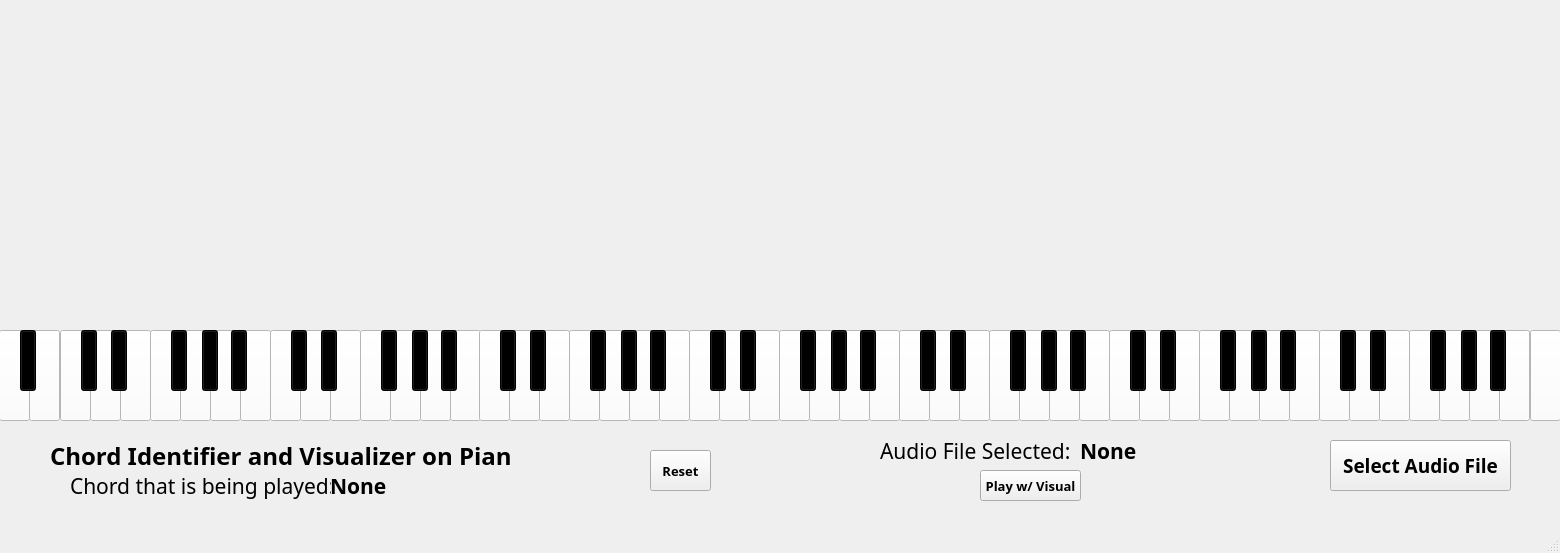
<?xml version="1.0" encoding="UTF-8"?>
<ui version="4.0">
 <class>MainWindow</class>
 <widget class="QMainWindow" name="MainWindow">
  <property name="geometry">
   <rect>
    <x>0</x>
    <y>0</y>
    <width>1560</width>
    <height>553</height>
   </rect>
  </property>
  <property name="windowTitle">
   <string>AIST2010</string>
  </property>
  <widget class="QWidget" name="centralwidget">
   <widget class="QLabel" name="label">
    <property name="geometry">
     <rect>
      <x>330</x>
      <y>470</y>
      <width>101</width>
      <height>31</height>
     </rect>
    </property>
    <property name="font">
     <font>
      <family>San Francisco Text</family>
      <pointsize>16</pointsize>
      <weight>75</weight>
      <bold>true</bold>
     </font>
    </property>
    <property name="text">
     <string>None</string>
    </property>
   </widget>
   <widget class="QPushButton" name="MIDI36">
    <property name="geometry">
     <rect>
      <x>60</x>
      <y>330</y>
      <width>31</width>
      <height>91</height>
     </rect>
    </property>
    <property name="styleSheet">
     <string notr="true">QPushButton {background-color: white} QPushButton::pressed {background-color: red}</string>
    </property>
    <property name="text">
     <string/>
    </property>
   </widget>
   <widget class="QPushButton" name="MIDI38">
    <property name="geometry">
     <rect>
      <x>90</x>
      <y>330</y>
      <width>31</width>
      <height>91</height>
     </rect>
    </property>
    <property name="styleSheet">
     <string notr="true">QPushButton {background-color: white} QPushButton::pressed {background-color: red}</string>
    </property>
    <property name="text">
     <string/>
    </property>
   </widget>
   <widget class="QPushButton" name="MIDI40">
    <property name="geometry">
     <rect>
      <x>120</x>
      <y>330</y>
      <width>31</width>
      <height>91</height>
     </rect>
    </property>
    <property name="styleSheet">
     <string notr="true">QPushButton {background-color: white} QPushButton::pressed {background-color: red}</string>
    </property>
    <property name="text">
     <string/>
    </property>
   </widget>
   <widget class="QPushButton" name="MIDI43">
    <property name="geometry">
     <rect>
      <x>180</x>
      <y>330</y>
      <width>31</width>
      <height>91</height>
     </rect>
    </property>
    <property name="styleSheet">
     <string notr="true">QPushButton {background-color: white} QPushButton::pressed {background-color: red}</string>
    </property>
    <property name="text">
     <string/>
    </property>
   </widget>
   <widget class="QPushButton" name="MIDI45">
    <property name="geometry">
     <rect>
      <x>210</x>
      <y>330</y>
      <width>31</width>
      <height>91</height>
     </rect>
    </property>
    <property name="styleSheet">
     <string notr="true">QPushButton {background-color: white} QPushButton::pressed {background-color: red}</string>
    </property>
    <property name="text">
     <string/>
    </property>
   </widget>
   <widget class="QPushButton" name="MIDI47">
    <property name="geometry">
     <rect>
      <x>240</x>
      <y>330</y>
      <width>31</width>
      <height>91</height>
     </rect>
    </property>
    <property name="styleSheet">
     <string notr="true">QPushButton {background-color: white} QPushButton::pressed {background-color: red}</string>
    </property>
    <property name="text">
     <string/>
    </property>
   </widget>
   <widget class="QPushButton" name="MIDI41">
    <property name="geometry">
     <rect>
      <x>150</x>
      <y>330</y>
      <width>31</width>
      <height>91</height>
     </rect>
    </property>
    <property name="styleSheet">
     <string notr="true">QPushButton {background-color: white} QPushButton::pressed {background-color: red}</string>
    </property>
    <property name="text">
     <string/>
    </property>
   </widget>
   <widget class="QPushButton" name="MIDI37">
    <property name="geometry">
     <rect>
      <x>81</x>
      <y>330</y>
      <width>16</width>
      <height>61</height>
     </rect>
    </property>
    <property name="styleSheet">
     <string notr="true">QPushButton {background-color: black}</string>
    </property>
    <property name="text">
     <string/>
    </property>
   </widget>
   <widget class="QPushButton" name="MIDI39">
    <property name="geometry">
     <rect>
      <x>111</x>
      <y>330</y>
      <width>16</width>
      <height>61</height>
     </rect>
    </property>
    <property name="styleSheet">
     <string notr="true">QPushButton {background-color: black}</string>
    </property>
    <property name="text">
     <string/>
    </property>
   </widget>
   <widget class="QPushButton" name="MIDI42">
    <property name="geometry">
     <rect>
      <x>171</x>
      <y>330</y>
      <width>16</width>
      <height>61</height>
     </rect>
    </property>
    <property name="styleSheet">
     <string notr="true">QPushButton {background-color: black}</string>
    </property>
    <property name="text">
     <string/>
    </property>
   </widget>
   <widget class="QPushButton" name="MIDI44">
    <property name="geometry">
     <rect>
      <x>202</x>
      <y>330</y>
      <width>16</width>
      <height>61</height>
     </rect>
    </property>
    <property name="styleSheet">
     <string notr="true">QPushButton {background-color: black}</string>
    </property>
    <property name="text">
     <string/>
    </property>
   </widget>
   <widget class="QPushButton" name="MIDI46">
    <property name="geometry">
     <rect>
      <x>231</x>
      <y>330</y>
      <width>16</width>
      <height>61</height>
     </rect>
    </property>
    <property name="styleSheet">
     <string notr="true">QPushButton {background-color: black}</string>
    </property>
    <property name="text">
     <string/>
    </property>
   </widget>
   <widget class="QPushButton" name="MIDI57">
    <property name="geometry">
     <rect>
      <x>420</x>
      <y>330</y>
      <width>31</width>
      <height>91</height>
     </rect>
    </property>
    <property name="styleSheet">
     <string notr="true">QPushButton {background-color: white} QPushButton::pressed {background-color: red}</string>
    </property>
    <property name="text">
     <string/>
    </property>
   </widget>
   <widget class="QPushButton" name="MIDI51">
    <property name="geometry">
     <rect>
      <x>321</x>
      <y>330</y>
      <width>16</width>
      <height>61</height>
     </rect>
    </property>
    <property name="styleSheet">
     <string notr="true">QPushButton {background-color: black}</string>
    </property>
    <property name="text">
     <string/>
    </property>
   </widget>
   <widget class="QPushButton" name="MIDI50">
    <property name="geometry">
     <rect>
      <x>300</x>
      <y>330</y>
      <width>31</width>
      <height>91</height>
     </rect>
    </property>
    <property name="styleSheet">
     <string notr="true">QPushButton {background-color: white} QPushButton::pressed {background-color: red}</string>
    </property>
    <property name="text">
     <string/>
    </property>
   </widget>
   <widget class="QPushButton" name="MIDI58">
    <property name="geometry">
     <rect>
      <x>441</x>
      <y>330</y>
      <width>16</width>
      <height>61</height>
     </rect>
    </property>
    <property name="styleSheet">
     <string notr="true">QPushButton {background-color: black}</string>
    </property>
    <property name="text">
     <string/>
    </property>
   </widget>
   <widget class="QPushButton" name="MIDI53">
    <property name="geometry">
     <rect>
      <x>360</x>
      <y>330</y>
      <width>31</width>
      <height>91</height>
     </rect>
    </property>
    <property name="styleSheet">
     <string notr="true">QPushButton {background-color: white} QPushButton::pressed {background-color: red}</string>
    </property>
    <property name="text">
     <string/>
    </property>
   </widget>
   <widget class="QPushButton" name="MIDI54">
    <property name="geometry">
     <rect>
      <x>381</x>
      <y>330</y>
      <width>16</width>
      <height>61</height>
     </rect>
    </property>
    <property name="styleSheet">
     <string notr="true">QPushButton {background-color: black}</string>
    </property>
    <property name="text">
     <string/>
    </property>
   </widget>
   <widget class="QPushButton" name="MIDI56">
    <property name="geometry">
     <rect>
      <x>412</x>
      <y>330</y>
      <width>16</width>
      <height>61</height>
     </rect>
    </property>
    <property name="styleSheet">
     <string notr="true">QPushButton {background-color: black}</string>
    </property>
    <property name="text">
     <string/>
    </property>
   </widget>
   <widget class="QPushButton" name="MIDI59">
    <property name="geometry">
     <rect>
      <x>450</x>
      <y>330</y>
      <width>31</width>
      <height>91</height>
     </rect>
    </property>
    <property name="styleSheet">
     <string notr="true">QPushButton {background-color: white} QPushButton::pressed {background-color: red}</string>
    </property>
    <property name="text">
     <string/>
    </property>
   </widget>
   <widget class="QPushButton" name="MIDI55">
    <property name="geometry">
     <rect>
      <x>390</x>
      <y>330</y>
      <width>31</width>
      <height>91</height>
     </rect>
    </property>
    <property name="styleSheet">
     <string notr="true">QPushButton {background-color: white} QPushButton::pressed {background-color: red}</string>
    </property>
    <property name="text">
     <string/>
    </property>
   </widget>
   <widget class="QPushButton" name="MIDI49">
    <property name="geometry">
     <rect>
      <x>291</x>
      <y>330</y>
      <width>16</width>
      <height>61</height>
     </rect>
    </property>
    <property name="styleSheet">
     <string notr="true">QPushButton {background-color: black}</string>
    </property>
    <property name="text">
     <string/>
    </property>
   </widget>
   <widget class="QPushButton" name="MIDI48">
    <property name="geometry">
     <rect>
      <x>270</x>
      <y>330</y>
      <width>31</width>
      <height>91</height>
     </rect>
    </property>
    <property name="styleSheet">
     <string notr="true">QPushButton {background-color: white} QPushButton::pressed {background-color: red}</string>
    </property>
    <property name="text">
     <string/>
    </property>
   </widget>
   <widget class="QPushButton" name="MIDI52">
    <property name="geometry">
     <rect>
      <x>330</x>
      <y>330</y>
      <width>31</width>
      <height>91</height>
     </rect>
    </property>
    <property name="styleSheet">
     <string notr="true">QPushButton {background-color: white} QPushButton::pressed {background-color: red}</string>
    </property>
    <property name="text">
     <string/>
    </property>
   </widget>
   <widget class="QPushButton" name="MIDI71">
    <property name="geometry">
     <rect>
      <x>659</x>
      <y>330</y>
      <width>31</width>
      <height>91</height>
     </rect>
    </property>
    <property name="styleSheet">
     <string notr="true">QPushButton {background-color: white} QPushButton::pressed {background-color: red}</string>
    </property>
    <property name="text">
     <string/>
    </property>
   </widget>
   <widget class="QPushButton" name="MIDI69">
    <property name="geometry">
     <rect>
      <x>629</x>
      <y>330</y>
      <width>31</width>
      <height>91</height>
     </rect>
    </property>
    <property name="styleSheet">
     <string notr="true">QPushButton {background-color: white} QPushButton::pressed {background-color: red}</string>
    </property>
    <property name="text">
     <string/>
    </property>
   </widget>
   <widget class="QPushButton" name="MIDI63">
    <property name="geometry">
     <rect>
      <x>530</x>
      <y>330</y>
      <width>16</width>
      <height>61</height>
     </rect>
    </property>
    <property name="styleSheet">
     <string notr="true">QPushButton {background-color: black}</string>
    </property>
    <property name="text">
     <string/>
    </property>
   </widget>
   <widget class="QPushButton" name="MIDI62">
    <property name="geometry">
     <rect>
      <x>509</x>
      <y>330</y>
      <width>31</width>
      <height>91</height>
     </rect>
    </property>
    <property name="styleSheet">
     <string notr="true">QPushButton {background-color: white} QPushButton::pressed {background-color: red}</string>
    </property>
    <property name="text">
     <string/>
    </property>
   </widget>
   <widget class="QPushButton" name="MIDI66">
    <property name="geometry">
     <rect>
      <x>590</x>
      <y>330</y>
      <width>16</width>
      <height>61</height>
     </rect>
    </property>
    <property name="styleSheet">
     <string notr="true">QPushButton {background-color: black}</string>
    </property>
    <property name="text">
     <string/>
    </property>
   </widget>
   <widget class="QPushButton" name="MIDI67">
    <property name="geometry">
     <rect>
      <x>599</x>
      <y>330</y>
      <width>31</width>
      <height>91</height>
     </rect>
    </property>
    <property name="styleSheet">
     <string notr="true">QPushButton {background-color: white} QPushButton::pressed {background-color: red}</string>
    </property>
    <property name="text">
     <string/>
    </property>
   </widget>
   <widget class="QPushButton" name="MIDI65">
    <property name="geometry">
     <rect>
      <x>569</x>
      <y>330</y>
      <width>31</width>
      <height>91</height>
     </rect>
    </property>
    <property name="styleSheet">
     <string notr="true">QPushButton {background-color: white} QPushButton::pressed {background-color: red}</string>
    </property>
    <property name="text">
     <string/>
    </property>
   </widget>
   <widget class="QPushButton" name="MIDI60">
    <property name="geometry">
     <rect>
      <x>479</x>
      <y>330</y>
      <width>31</width>
      <height>91</height>
     </rect>
    </property>
    <property name="styleSheet">
     <string notr="true">QPushButton {background-color: white} QPushButton::pressed {background-color: red}</string>
    </property>
    <property name="text">
     <string/>
    </property>
   </widget>
   <widget class="QPushButton" name="MIDI64">
    <property name="geometry">
     <rect>
      <x>539</x>
      <y>330</y>
      <width>31</width>
      <height>91</height>
     </rect>
    </property>
    <property name="styleSheet">
     <string notr="true">QPushButton {background-color: white} QPushButton::pressed {background-color: red}</string>
    </property>
    <property name="text">
     <string/>
    </property>
   </widget>
   <widget class="QPushButton" name="MIDI68">
    <property name="geometry">
     <rect>
      <x>621</x>
      <y>330</y>
      <width>16</width>
      <height>61</height>
     </rect>
    </property>
    <property name="styleSheet">
     <string notr="true">QPushButton {background-color: black}</string>
    </property>
    <property name="text">
     <string/>
    </property>
   </widget>
   <widget class="QPushButton" name="MIDI70">
    <property name="geometry">
     <rect>
      <x>650</x>
      <y>330</y>
      <width>16</width>
      <height>61</height>
     </rect>
    </property>
    <property name="styleSheet">
     <string notr="true">QPushButton {background-color: black}</string>
    </property>
    <property name="text">
     <string/>
    </property>
   </widget>
   <widget class="QPushButton" name="MIDI61">
    <property name="geometry">
     <rect>
      <x>500</x>
      <y>330</y>
      <width>16</width>
      <height>61</height>
     </rect>
    </property>
    <property name="styleSheet">
     <string notr="true">QPushButton {background-color: black}</string>
    </property>
    <property name="text">
     <string/>
    </property>
   </widget>
   <widget class="QPushButton" name="MIDI83">
    <property name="geometry">
     <rect>
      <x>869</x>
      <y>330</y>
      <width>31</width>
      <height>91</height>
     </rect>
    </property>
    <property name="styleSheet">
     <string notr="true">QPushButton {background-color: white} QPushButton::pressed {background-color: red}</string>
    </property>
    <property name="text">
     <string/>
    </property>
   </widget>
   <widget class="QPushButton" name="MIDI81">
    <property name="geometry">
     <rect>
      <x>839</x>
      <y>330</y>
      <width>31</width>
      <height>91</height>
     </rect>
    </property>
    <property name="styleSheet">
     <string notr="true">QPushButton {background-color: white} QPushButton::pressed {background-color: red}</string>
    </property>
    <property name="text">
     <string/>
    </property>
   </widget>
   <widget class="QPushButton" name="MIDI75">
    <property name="geometry">
     <rect>
      <x>740</x>
      <y>330</y>
      <width>16</width>
      <height>61</height>
     </rect>
    </property>
    <property name="styleSheet">
     <string notr="true">QPushButton {background-color: black}</string>
    </property>
    <property name="text">
     <string/>
    </property>
   </widget>
   <widget class="QPushButton" name="MIDI74">
    <property name="geometry">
     <rect>
      <x>719</x>
      <y>330</y>
      <width>31</width>
      <height>91</height>
     </rect>
    </property>
    <property name="styleSheet">
     <string notr="true">QPushButton {background-color: white} QPushButton::pressed {background-color: red}</string>
    </property>
    <property name="text">
     <string/>
    </property>
   </widget>
   <widget class="QPushButton" name="MIDI78">
    <property name="geometry">
     <rect>
      <x>800</x>
      <y>330</y>
      <width>16</width>
      <height>61</height>
     </rect>
    </property>
    <property name="styleSheet">
     <string notr="true">QPushButton {background-color: black}</string>
    </property>
    <property name="text">
     <string/>
    </property>
   </widget>
   <widget class="QPushButton" name="MIDI79">
    <property name="geometry">
     <rect>
      <x>809</x>
      <y>330</y>
      <width>31</width>
      <height>91</height>
     </rect>
    </property>
    <property name="styleSheet">
     <string notr="true">QPushButton {background-color: white} QPushButton::pressed {background-color: red}</string>
    </property>
    <property name="text">
     <string/>
    </property>
   </widget>
   <widget class="QPushButton" name="MIDI77">
    <property name="geometry">
     <rect>
      <x>779</x>
      <y>330</y>
      <width>31</width>
      <height>91</height>
     </rect>
    </property>
    <property name="styleSheet">
     <string notr="true">QPushButton {background-color: white} QPushButton::pressed {background-color: red}</string>
    </property>
    <property name="text">
     <string/>
    </property>
   </widget>
   <widget class="QPushButton" name="MIDI72">
    <property name="geometry">
     <rect>
      <x>689</x>
      <y>330</y>
      <width>31</width>
      <height>91</height>
     </rect>
    </property>
    <property name="styleSheet">
     <string notr="true">QPushButton {background-color: white} QPushButton::pressed {background-color: red}</string>
    </property>
    <property name="text">
     <string/>
    </property>
   </widget>
   <widget class="QPushButton" name="MIDI76">
    <property name="geometry">
     <rect>
      <x>749</x>
      <y>330</y>
      <width>31</width>
      <height>91</height>
     </rect>
    </property>
    <property name="styleSheet">
     <string notr="true">QPushButton {background-color: white} QPushButton::pressed {background-color: red}</string>
    </property>
    <property name="text">
     <string/>
    </property>
   </widget>
   <widget class="QPushButton" name="MIDI80">
    <property name="geometry">
     <rect>
      <x>831</x>
      <y>330</y>
      <width>16</width>
      <height>61</height>
     </rect>
    </property>
    <property name="styleSheet">
     <string notr="true">QPushButton {background-color: black}</string>
    </property>
    <property name="text">
     <string/>
    </property>
   </widget>
   <widget class="QPushButton" name="MIDI82">
    <property name="geometry">
     <rect>
      <x>860</x>
      <y>330</y>
      <width>16</width>
      <height>61</height>
     </rect>
    </property>
    <property name="styleSheet">
     <string notr="true">QPushButton {background-color: black}</string>
    </property>
    <property name="text">
     <string/>
    </property>
   </widget>
   <widget class="QPushButton" name="MIDI73">
    <property name="geometry">
     <rect>
      <x>710</x>
      <y>330</y>
      <width>16</width>
      <height>61</height>
     </rect>
    </property>
    <property name="styleSheet">
     <string notr="true">QPushButton {background-color: black}</string>
    </property>
    <property name="text">
     <string/>
    </property>
   </widget>
   <widget class="QPushButton" name="MIDI95">
    <property name="geometry">
     <rect>
      <x>1079</x>
      <y>330</y>
      <width>31</width>
      <height>91</height>
     </rect>
    </property>
    <property name="styleSheet">
     <string notr="true">QPushButton {background-color: white} QPushButton::pressed {background-color: red}</string>
    </property>
    <property name="text">
     <string/>
    </property>
   </widget>
   <widget class="QPushButton" name="MIDI93">
    <property name="geometry">
     <rect>
      <x>1049</x>
      <y>330</y>
      <width>31</width>
      <height>91</height>
     </rect>
    </property>
    <property name="styleSheet">
     <string notr="true">QPushButton {background-color: white} QPushButton::pressed {background-color: red}</string>
    </property>
    <property name="text">
     <string/>
    </property>
   </widget>
   <widget class="QPushButton" name="MIDI87">
    <property name="geometry">
     <rect>
      <x>950</x>
      <y>330</y>
      <width>16</width>
      <height>61</height>
     </rect>
    </property>
    <property name="styleSheet">
     <string notr="true">QPushButton {background-color: black}</string>
    </property>
    <property name="text">
     <string/>
    </property>
   </widget>
   <widget class="QPushButton" name="MIDI86">
    <property name="geometry">
     <rect>
      <x>929</x>
      <y>330</y>
      <width>31</width>
      <height>91</height>
     </rect>
    </property>
    <property name="styleSheet">
     <string notr="true">QPushButton {background-color: white} QPushButton::pressed {background-color: red}</string>
    </property>
    <property name="text">
     <string/>
    </property>
   </widget>
   <widget class="QPushButton" name="MIDI90">
    <property name="geometry">
     <rect>
      <x>1010</x>
      <y>330</y>
      <width>16</width>
      <height>61</height>
     </rect>
    </property>
    <property name="styleSheet">
     <string notr="true">QPushButton {background-color: black}</string>
    </property>
    <property name="text">
     <string/>
    </property>
   </widget>
   <widget class="QPushButton" name="MIDI91">
    <property name="geometry">
     <rect>
      <x>1019</x>
      <y>330</y>
      <width>31</width>
      <height>91</height>
     </rect>
    </property>
    <property name="styleSheet">
     <string notr="true">QPushButton {background-color: white} QPushButton::pressed {background-color: red}</string>
    </property>
    <property name="text">
     <string/>
    </property>
   </widget>
   <widget class="QPushButton" name="MIDI89">
    <property name="geometry">
     <rect>
      <x>989</x>
      <y>330</y>
      <width>31</width>
      <height>91</height>
     </rect>
    </property>
    <property name="styleSheet">
     <string notr="true">QPushButton {background-color: white} QPushButton::pressed {background-color: red}</string>
    </property>
    <property name="text">
     <string/>
    </property>
   </widget>
   <widget class="QPushButton" name="MIDI84">
    <property name="geometry">
     <rect>
      <x>899</x>
      <y>330</y>
      <width>31</width>
      <height>91</height>
     </rect>
    </property>
    <property name="styleSheet">
     <string notr="true">QPushButton {background-color: white} QPushButton::pressed {background-color: red}</string>
    </property>
    <property name="text">
     <string/>
    </property>
   </widget>
   <widget class="QPushButton" name="MIDI88">
    <property name="geometry">
     <rect>
      <x>959</x>
      <y>330</y>
      <width>31</width>
      <height>91</height>
     </rect>
    </property>
    <property name="styleSheet">
     <string notr="true">QPushButton {background-color: white} QPushButton::pressed {background-color: red}</string>
    </property>
    <property name="text">
     <string/>
    </property>
   </widget>
   <widget class="QPushButton" name="MIDI92">
    <property name="geometry">
     <rect>
      <x>1041</x>
      <y>330</y>
      <width>16</width>
      <height>61</height>
     </rect>
    </property>
    <property name="styleSheet">
     <string notr="true">QPushButton {background-color: black}</string>
    </property>
    <property name="text">
     <string/>
    </property>
   </widget>
   <widget class="QPushButton" name="MIDI94">
    <property name="geometry">
     <rect>
      <x>1070</x>
      <y>330</y>
      <width>16</width>
      <height>61</height>
     </rect>
    </property>
    <property name="styleSheet">
     <string notr="true">QPushButton {background-color: black}</string>
    </property>
    <property name="text">
     <string/>
    </property>
   </widget>
   <widget class="QPushButton" name="MIDI85">
    <property name="geometry">
     <rect>
      <x>920</x>
      <y>330</y>
      <width>16</width>
      <height>61</height>
     </rect>
    </property>
    <property name="styleSheet">
     <string notr="true">QPushButton {background-color: black}</string>
    </property>
    <property name="text">
     <string/>
    </property>
   </widget>
   <widget class="QPushButton" name="MIDI107">
    <property name="geometry">
     <rect>
      <x>1289</x>
      <y>330</y>
      <width>31</width>
      <height>91</height>
     </rect>
    </property>
    <property name="styleSheet">
     <string notr="true">QPushButton {background-color: white} QPushButton::pressed {background-color: red}</string>
    </property>
    <property name="text">
     <string/>
    </property>
   </widget>
   <widget class="QPushButton" name="MIDI105">
    <property name="geometry">
     <rect>
      <x>1259</x>
      <y>330</y>
      <width>31</width>
      <height>91</height>
     </rect>
    </property>
    <property name="styleSheet">
     <string notr="true">QPushButton {background-color: white} QPushButton::pressed {background-color: red}</string>
    </property>
    <property name="text">
     <string/>
    </property>
   </widget>
   <widget class="QPushButton" name="MIDI99">
    <property name="geometry">
     <rect>
      <x>1160</x>
      <y>330</y>
      <width>16</width>
      <height>61</height>
     </rect>
    </property>
    <property name="styleSheet">
     <string notr="true">QPushButton {background-color: black}</string>
    </property>
    <property name="text">
     <string/>
    </property>
   </widget>
   <widget class="QPushButton" name="MIDI98">
    <property name="geometry">
     <rect>
      <x>1139</x>
      <y>330</y>
      <width>31</width>
      <height>91</height>
     </rect>
    </property>
    <property name="styleSheet">
     <string notr="true">QPushButton {background-color: white} QPushButton::pressed {background-color: red}</string>
    </property>
    <property name="text">
     <string/>
    </property>
   </widget>
   <widget class="QPushButton" name="MIDI102">
    <property name="geometry">
     <rect>
      <x>1220</x>
      <y>330</y>
      <width>16</width>
      <height>61</height>
     </rect>
    </property>
    <property name="styleSheet">
     <string notr="true">QPushButton {background-color: black}</string>
    </property>
    <property name="text">
     <string/>
    </property>
   </widget>
   <widget class="QPushButton" name="MIDI103">
    <property name="geometry">
     <rect>
      <x>1229</x>
      <y>330</y>
      <width>31</width>
      <height>91</height>
     </rect>
    </property>
    <property name="styleSheet">
     <string notr="true">QPushButton {background-color: white} QPushButton::pressed {background-color: red}</string>
    </property>
    <property name="text">
     <string/>
    </property>
   </widget>
   <widget class="QPushButton" name="MIDI101">
    <property name="geometry">
     <rect>
      <x>1199</x>
      <y>330</y>
      <width>31</width>
      <height>91</height>
     </rect>
    </property>
    <property name="styleSheet">
     <string notr="true">QPushButton {background-color: white} QPushButton::pressed {background-color: red}</string>
    </property>
    <property name="text">
     <string/>
    </property>
   </widget>
   <widget class="QPushButton" name="MIDI96">
    <property name="geometry">
     <rect>
      <x>1109</x>
      <y>330</y>
      <width>31</width>
      <height>91</height>
     </rect>
    </property>
    <property name="styleSheet">
     <string notr="true">QPushButton {background-color: white} QPushButton::pressed {background-color: red}</string>
    </property>
    <property name="text">
     <string/>
    </property>
   </widget>
   <widget class="QPushButton" name="MIDI100">
    <property name="geometry">
     <rect>
      <x>1169</x>
      <y>330</y>
      <width>31</width>
      <height>91</height>
     </rect>
    </property>
    <property name="styleSheet">
     <string notr="true">QPushButton {background-color: white} QPushButton::pressed {background-color: red}</string>
    </property>
    <property name="text">
     <string/>
    </property>
   </widget>
   <widget class="QPushButton" name="MIDI104">
    <property name="geometry">
     <rect>
      <x>1251</x>
      <y>330</y>
      <width>16</width>
      <height>61</height>
     </rect>
    </property>
    <property name="styleSheet">
     <string notr="true">QPushButton {background-color: black}</string>
    </property>
    <property name="text">
     <string/>
    </property>
   </widget>
   <widget class="QPushButton" name="MIDI106">
    <property name="geometry">
     <rect>
      <x>1280</x>
      <y>330</y>
      <width>16</width>
      <height>61</height>
     </rect>
    </property>
    <property name="styleSheet">
     <string notr="true">QPushButton {background-color: black}</string>
    </property>
    <property name="text">
     <string/>
    </property>
   </widget>
   <widget class="QPushButton" name="MIDI97">
    <property name="geometry">
     <rect>
      <x>1130</x>
      <y>330</y>
      <width>16</width>
      <height>61</height>
     </rect>
    </property>
    <property name="styleSheet">
     <string notr="true">QPushButton {background-color: black}</string>
    </property>
    <property name="text">
     <string/>
    </property>
   </widget>
   <widget class="QPushButton" name="MIDI119">
    <property name="geometry">
     <rect>
      <x>1499</x>
      <y>330</y>
      <width>31</width>
      <height>91</height>
     </rect>
    </property>
    <property name="styleSheet">
     <string notr="true">QPushButton {background-color: white} QPushButton::pressed {background-color: red}</string>
    </property>
    <property name="text">
     <string/>
    </property>
   </widget>
   <widget class="QPushButton" name="MIDI117">
    <property name="geometry">
     <rect>
      <x>1469</x>
      <y>330</y>
      <width>31</width>
      <height>91</height>
     </rect>
    </property>
    <property name="styleSheet">
     <string notr="true">QPushButton {background-color: white} QPushButton::pressed {background-color: red}</string>
    </property>
    <property name="text">
     <string/>
    </property>
   </widget>
   <widget class="QPushButton" name="MIDI111">
    <property name="geometry">
     <rect>
      <x>1370</x>
      <y>330</y>
      <width>16</width>
      <height>61</height>
     </rect>
    </property>
    <property name="styleSheet">
     <string notr="true">QPushButton {background-color: black}</string>
    </property>
    <property name="text">
     <string/>
    </property>
   </widget>
   <widget class="QPushButton" name="MIDI110">
    <property name="geometry">
     <rect>
      <x>1349</x>
      <y>330</y>
      <width>31</width>
      <height>91</height>
     </rect>
    </property>
    <property name="styleSheet">
     <string notr="true">QPushButton {background-color: white} QPushButton::pressed {background-color: red}</string>
    </property>
    <property name="text">
     <string/>
    </property>
   </widget>
   <widget class="QPushButton" name="MIDI114">
    <property name="geometry">
     <rect>
      <x>1430</x>
      <y>330</y>
      <width>16</width>
      <height>61</height>
     </rect>
    </property>
    <property name="styleSheet">
     <string notr="true">QPushButton {background-color: black}</string>
    </property>
    <property name="text">
     <string/>
    </property>
   </widget>
   <widget class="QPushButton" name="MIDI115">
    <property name="geometry">
     <rect>
      <x>1439</x>
      <y>330</y>
      <width>31</width>
      <height>91</height>
     </rect>
    </property>
    <property name="styleSheet">
     <string notr="true">QPushButton {background-color: white} QPushButton::pressed {background-color: red}</string>
    </property>
    <property name="text">
     <string/>
    </property>
   </widget>
   <widget class="QPushButton" name="MIDI113">
    <property name="geometry">
     <rect>
      <x>1409</x>
      <y>330</y>
      <width>31</width>
      <height>91</height>
     </rect>
    </property>
    <property name="styleSheet">
     <string notr="true">QPushButton {background-color: white} QPushButton::pressed {background-color: red}</string>
    </property>
    <property name="text">
     <string/>
    </property>
   </widget>
   <widget class="QPushButton" name="MIDI108">
    <property name="geometry">
     <rect>
      <x>1319</x>
      <y>330</y>
      <width>31</width>
      <height>91</height>
     </rect>
    </property>
    <property name="styleSheet">
     <string notr="true">QPushButton {background-color: white} QPushButton::pressed {background-color: red}</string>
    </property>
    <property name="text">
     <string/>
    </property>
   </widget>
   <widget class="QPushButton" name="MIDI112">
    <property name="geometry">
     <rect>
      <x>1379</x>
      <y>330</y>
      <width>31</width>
      <height>91</height>
     </rect>
    </property>
    <property name="styleSheet">
     <string notr="true">QPushButton {background-color: white} QPushButton::pressed {background-color: red}</string>
    </property>
    <property name="text">
     <string/>
    </property>
   </widget>
   <widget class="QPushButton" name="MIDI116">
    <property name="geometry">
     <rect>
      <x>1461</x>
      <y>330</y>
      <width>16</width>
      <height>61</height>
     </rect>
    </property>
    <property name="styleSheet">
     <string notr="true">QPushButton {background-color: black}</string>
    </property>
    <property name="text">
     <string/>
    </property>
   </widget>
   <widget class="QPushButton" name="MIDI118">
    <property name="geometry">
     <rect>
      <x>1490</x>
      <y>330</y>
      <width>16</width>
      <height>61</height>
     </rect>
    </property>
    <property name="styleSheet">
     <string notr="true">QPushButton {background-color: black}</string>
    </property>
    <property name="text">
     <string/>
    </property>
   </widget>
   <widget class="QPushButton" name="MIDI109">
    <property name="geometry">
     <rect>
      <x>1340</x>
      <y>330</y>
      <width>16</width>
      <height>61</height>
     </rect>
    </property>
    <property name="styleSheet">
     <string notr="true">QPushButton {background-color: black}</string>
    </property>
    <property name="text">
     <string/>
    </property>
   </widget>
   <widget class="QPushButton" name="MIDI33">
    <property name="geometry">
     <rect>
      <x>-1</x>
      <y>330</y>
      <width>31</width>
      <height>91</height>
     </rect>
    </property>
    <property name="styleSheet">
     <string notr="true">QPushButton {background-color: white} QPushButton::pressed {background-color: red}</string>
    </property>
    <property name="text">
     <string/>
    </property>
   </widget>
   <widget class="QPushButton" name="MIDI35">
    <property name="geometry">
     <rect>
      <x>29</x>
      <y>330</y>
      <width>31</width>
      <height>91</height>
     </rect>
    </property>
    <property name="styleSheet">
     <string notr="true">QPushButton {background-color: white} QPushButton::pressed {background-color: red}</string>
    </property>
    <property name="text">
     <string/>
    </property>
   </widget>
   <widget class="QPushButton" name="MIDI34">
    <property name="geometry">
     <rect>
      <x>20</x>
      <y>330</y>
      <width>16</width>
      <height>61</height>
     </rect>
    </property>
    <property name="styleSheet">
     <string notr="true">QPushButton {background-color: black}</string>
    </property>
    <property name="text">
     <string/>
    </property>
   </widget>
   <widget class="QPushButton" name="MIDI120">
    <property name="geometry">
     <rect>
      <x>1530</x>
      <y>330</y>
      <width>31</width>
      <height>91</height>
     </rect>
    </property>
    <property name="styleSheet">
     <string notr="true">QPushButton {background-color: white} QPushButton::pressed {background-color: red}</string>
    </property>
    <property name="text">
     <string/>
    </property>
   </widget>
   <widget class="QLabel" name="label_2">
    <property name="geometry">
     <rect>
      <x>50</x>
      <y>440</y>
      <width>461</width>
      <height>31</height>
     </rect>
    </property>
    <property name="font">
     <font>
      <family>San Francisco Text</family>
      <pointsize>18</pointsize>
      <weight>75</weight>
      <bold>true</bold>
     </font>
    </property>
    <property name="text">
     <string>Chord Identifier and Visualizer on Piano</string>
    </property>
   </widget>
   <widget class="QLabel" name="label_3">
    <property name="geometry">
     <rect>
      <x>70</x>
      <y>470</y>
      <width>261</width>
      <height>31</height>
     </rect>
    </property>
    <property name="font">
     <font>
      <family>San Francisco Text</family>
      <pointsize>16</pointsize>
      <weight>50</weight>
      <bold>false</bold>
     </font>
    </property>
    <property name="text">
     <string>Chord that is being played: </string>
    </property>
   </widget>
   <widget class="QPushButton" name="audioSelect">
    <property name="geometry">
     <rect>
      <x>1330</x>
      <y>440</y>
      <width>181</width>
      <height>51</height>
     </rect>
    </property>
    <property name="font">
     <font>
      <family>San Francisco Text</family>
      <pointsize>14</pointsize>
      <weight>75</weight>
      <bold>true</bold>
     </font>
    </property>
    <property name="text">
     <string>Select Audio File</string>
    </property>
   </widget>
   <widget class="QLabel" name="label_4">
    <property name="geometry">
     <rect>
      <x>880</x>
      <y>440</y>
      <width>191</width>
      <height>21</height>
     </rect>
    </property>
    <property name="font">
     <font>
      <family>San Francisco Text</family>
      <pointsize>16</pointsize>
      <weight>50</weight>
      <bold>false</bold>
     </font>
    </property>
    <property name="text">
     <string>Audio File Selected:</string>
    </property>
   </widget>
   <widget class="QLabel" name="audioName">
    <property name="geometry">
     <rect>
      <x>1080</x>
      <y>440</y>
      <width>101</width>
      <height>21</height>
     </rect>
    </property>
    <property name="font">
     <font>
      <family>San Francisco Text</family>
      <pointsize>16</pointsize>
      <weight>75</weight>
      <bold>true</bold>
     </font>
    </property>
    <property name="text">
     <string>None</string>
    </property>
   </widget>
   <widget class="QPushButton" name="audioPlay">
    <property name="geometry">
     <rect>
      <x>980</x>
      <y>470</y>
      <width>101</width>
      <height>31</height>
     </rect>
    </property>
    <property name="font">
     <font>
      <family>San Francisco Text</family>
      <pointsize>10</pointsize>
      <weight>75</weight>
      <bold>true</bold>
     </font>
    </property>
    <property name="text">
     <string>Play w/ Visual</string>
    </property>
   </widget>
   <widget class="QPushButton" name="resetButton">
    <property name="geometry">
     <rect>
      <x>650</x>
      <y>450</y>
      <width>61</width>
      <height>41</height>
     </rect>
    </property>
    <property name="font">
     <font>
      <family>San Francisco Text</family>
      <pointsize>10</pointsize>
      <weight>75</weight>
      <bold>true</bold>
     </font>
    </property>
    <property name="text">
     <string>Reset</string>
    </property>
   </widget>
   <zorder>MIDI40</zorder>
   <zorder>MIDI36</zorder>
   <zorder>MIDI43</zorder>
   <zorder>MIDI47</zorder>
   <zorder>MIDI41</zorder>
   <zorder>MIDI38</zorder>
   <zorder>MIDI45</zorder>
   <zorder>label</zorder>
   <zorder>MIDI57</zorder>
   <zorder>MIDI50</zorder>
   <zorder>MIDI53</zorder>
   <zorder>MIDI59</zorder>
   <zorder>MIDI55</zorder>
   <zorder>MIDI48</zorder>
   <zorder>MIDI52</zorder>
   <zorder>MIDI71</zorder>
   <zorder>MIDI69</zorder>
   <zorder>MIDI62</zorder>
   <zorder>MIDI67</zorder>
   <zorder>MIDI65</zorder>
   <zorder>MIDI60</zorder>
   <zorder>MIDI64</zorder>
   <zorder>MIDI83</zorder>
   <zorder>MIDI81</zorder>
   <zorder>MIDI74</zorder>
   <zorder>MIDI79</zorder>
   <zorder>MIDI77</zorder>
   <zorder>MIDI72</zorder>
   <zorder>MIDI76</zorder>
   <zorder>MIDI95</zorder>
   <zorder>MIDI93</zorder>
   <zorder>MIDI86</zorder>
   <zorder>MIDI91</zorder>
   <zorder>MIDI89</zorder>
   <zorder>MIDI84</zorder>
   <zorder>MIDI88</zorder>
   <zorder>MIDI107</zorder>
   <zorder>MIDI105</zorder>
   <zorder>MIDI98</zorder>
   <zorder>MIDI103</zorder>
   <zorder>MIDI101</zorder>
   <zorder>MIDI96</zorder>
   <zorder>MIDI100</zorder>
   <zorder>MIDI119</zorder>
   <zorder>MIDI117</zorder>
   <zorder>MIDI110</zorder>
   <zorder>MIDI115</zorder>
   <zorder>MIDI113</zorder>
   <zorder>MIDI108</zorder>
   <zorder>MIDI112</zorder>
   <zorder>MIDI70</zorder>
   <zorder>MIDI85</zorder>
   <zorder>MIDI49</zorder>
   <zorder>MIDI68</zorder>
   <zorder>MIDI99</zorder>
   <zorder>MIDI82</zorder>
   <zorder>MIDI97</zorder>
   <zorder>MIDI44</zorder>
   <zorder>MIDI51</zorder>
   <zorder>MIDI63</zorder>
   <zorder>MIDI92</zorder>
   <zorder>MIDI61</zorder>
   <zorder>MIDI66</zorder>
   <zorder>MIDI80</zorder>
   <zorder>MIDI87</zorder>
   <zorder>MIDI39</zorder>
   <zorder>MIDI42</zorder>
   <zorder>MIDI109</zorder>
   <zorder>MIDI46</zorder>
   <zorder>MIDI54</zorder>
   <zorder>MIDI94</zorder>
   <zorder>MIDI90</zorder>
   <zorder>MIDI58</zorder>
   <zorder>MIDI73</zorder>
   <zorder>MIDI56</zorder>
   <zorder>MIDI106</zorder>
   <zorder>MIDI75</zorder>
   <zorder>MIDI118</zorder>
   <zorder>MIDI78</zorder>
   <zorder>MIDI116</zorder>
   <zorder>MIDI104</zorder>
   <zorder>MIDI114</zorder>
   <zorder>MIDI37</zorder>
   <zorder>MIDI102</zorder>
   <zorder>MIDI111</zorder>
   <zorder>MIDI33</zorder>
   <zorder>MIDI35</zorder>
   <zorder>MIDI34</zorder>
   <zorder>MIDI120</zorder>
   <zorder>label_2</zorder>
   <zorder>label_3</zorder>
   <zorder>audioSelect</zorder>
   <zorder>label_4</zorder>
   <zorder>audioName</zorder>
   <zorder>audioPlay</zorder>
   <zorder>resetButton</zorder>
  </widget>
  <widget class="QMenuBar" name="menubar">
   <property name="geometry">
    <rect>
     <x>0</x>
     <y>0</y>
     <width>1560</width>
     <height>20</height>
    </rect>
   </property>
  </widget>
  <widget class="QStatusBar" name="statusbar"/>
 </widget>
 <resources/>
 <connections/>
</ui>
